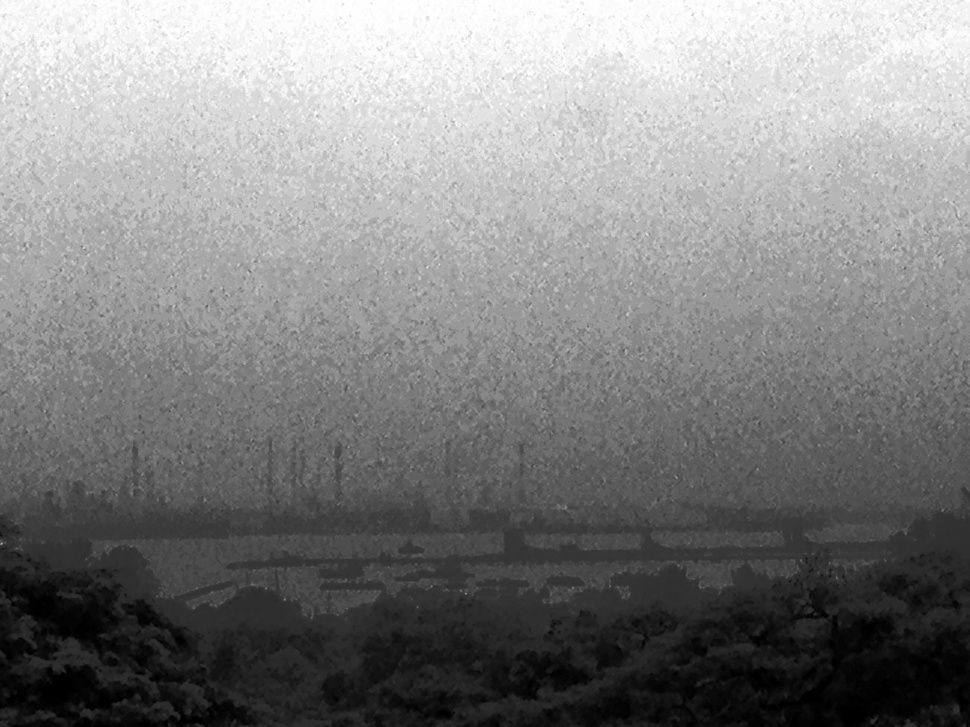
#> input picture editpic2.jpg, 970 x 727 px, shrunk from 1632 x 1224 before the run
$ python CS4243_Lab2.py
#> lines starting #> are read from the running program, lines starting #| are printed output that depends on the picture


import cv2
import numpy as np
from matplotlib import pyplot as plt #for plotting cdf


pic_name = "editpic2.jpg"

pic_original = cv2.imread(pic_name,0) #read image
#> pic_original is the input picture: shape (727, 970); min 0, max 255, mean 129.9

hist,bins = np.histogram(pic_original,256,[0,256])
#> hist = 256 values, max 5369 at index 251, min 1484 at index 211, mean 2754.6; bins = 257 values from 0 to 256
cdf = hist.cumsum()
#> cdf = 256 values from 2412 to 705190
cdf_m = np.ma.masked_equal(cdf,0)
cdf_m = (cdf_m - cdf_m.min())*255/(cdf_m.max()-cdf_m.min())
cdf = np.ma.filled(cdf_m,0).astype('uint8')
#> cdf = 256 values from 0 to 255
pic_editted = cdf[pic_original]
hist1,bins1 = np.histogram(pic_editted,256,[0,256])
#> hist1 = 256 values, max 5443 at index 202, min 0 at index 40, mean 2754.6; bins1 = 257 values from 0 to 256

#cv2.imwrite("edit" + pic_name, pic_editted) #write image

##########plot the graph
cdf_normalized = cdf * hist1.max()/ cdf.max()
#> cdf_normalized = 256 values, max 256.1 at index 13, min 0 at index 0, mean 128.8
plt.plot(cdf_normalized, color = 'g')
plt.hist(pic_editted.flatten(),256,[0,256], color = 'r')
plt.xlim([0,256])
plt.legend(('cdf'), loc = 'upper right')
plt.title('editpic2')
plt.show()
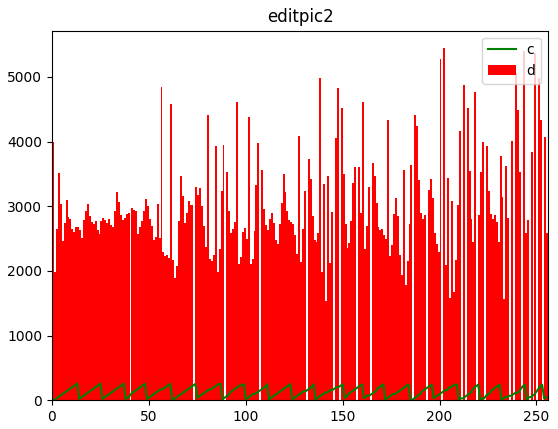
#> figure drawn by matplotlib, 1 panel; tallest bar 5443 high, from x = 202 to 203; curve peaks at x = 13, y = 256.1

$ run again, with editpic1.jpg copied over editpic2.jpg
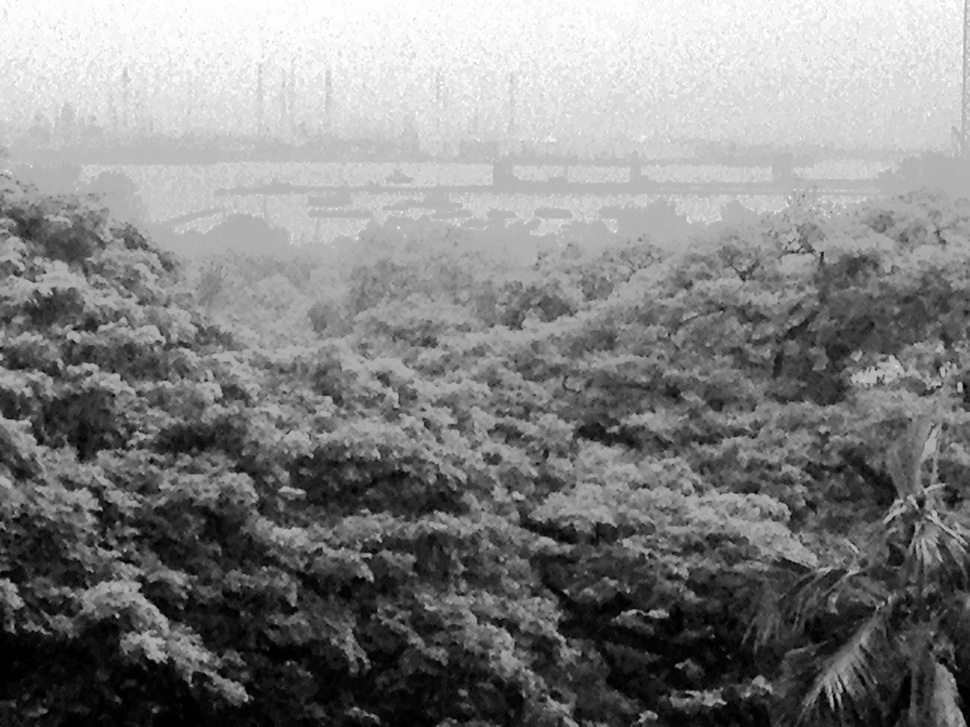
#> input picture editpic1.jpg, 970 x 727 px, shrunk from 1632 x 1224 before the run
#> pic_original is the input picture: shape (727, 970); min 0, max 255, mean 128.8
#> hist = 256 values, max 4870 at index 251, min 1497 at index 214, mean 2754.6; bins = 257 values from 0 to 256
#> `cdf = hist.cumsum()`: cdf = 256 values from 1981 to 705190
#> `cdf = np.ma.filled(cdf_m,0).astype('uint8')`: cdf = 256 values from 0 to 255
#> hist1 = 256 values, max 5357 at index 4, min 0 at index 5, mean 2754.6; bins1 = 257 values from 0 to 256
#> cdf_normalized = 256 values, max 256.2 at index 160, min 0 at index 0, mean 126
#> `plt.show()`:
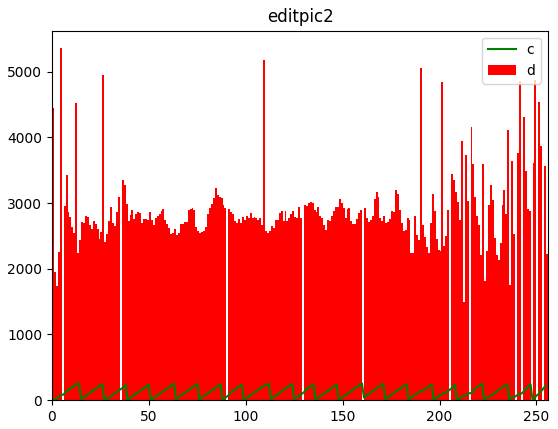
#> figure drawn by matplotlib, 1 panel; tallest bar 5357 high, from x = 4 to 5; curve peaks at x = 160, y = 256.2

$ run again, with editpic3.jpg copied over editpic2.jpg
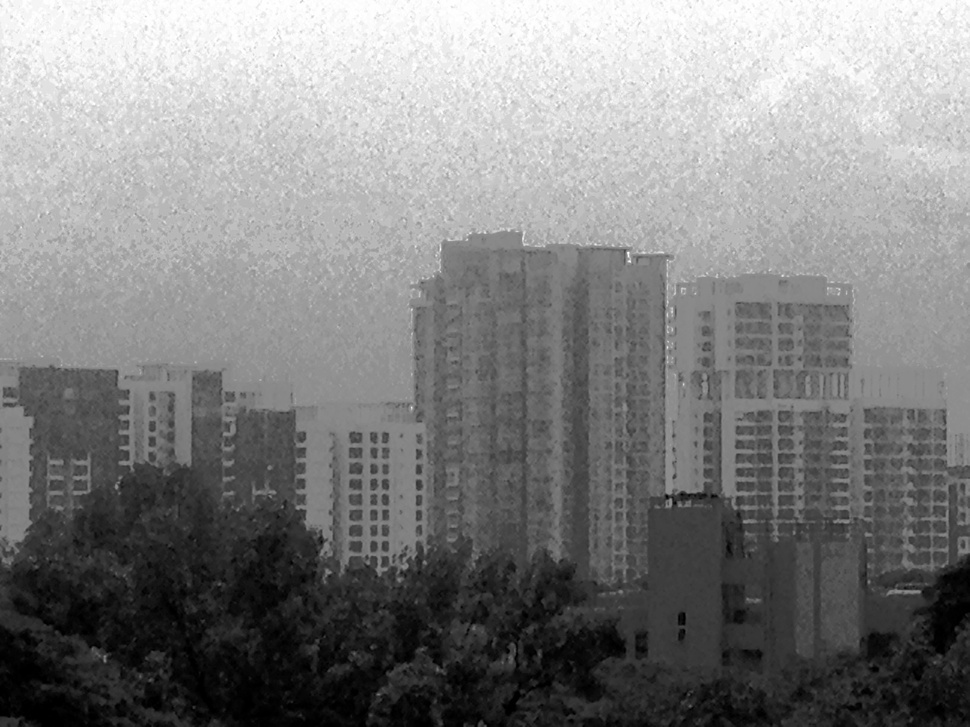
#> input picture editpic3.jpg, 970 x 727 px, shrunk from 1632 x 1224 before the run
#> pic_original is the input picture: shape (727, 970); min 0, max 255, mean 129
#> hist = 256 values, max 5608 at index 183, min 1245 at index 177, mean 2754.6; bins = 257 values from 0 to 256
#> `cdf = hist.cumsum()`: cdf = 256 values from 2529 to 705190
#> `cdf = np.ma.filled(cdf_m,0).astype('uint8')`: cdf = 256 values from 0 to 255
#> hist1 = 256 values, max 5608 at index 178, min 0 at index 10, mean 2754.6; bins1 = 257 values from 0 to 256
#> cdf_normalized = 256 values, max 256.2 at index 226, min 0 at index 0, mean 126.2
#> `plt.show()`:
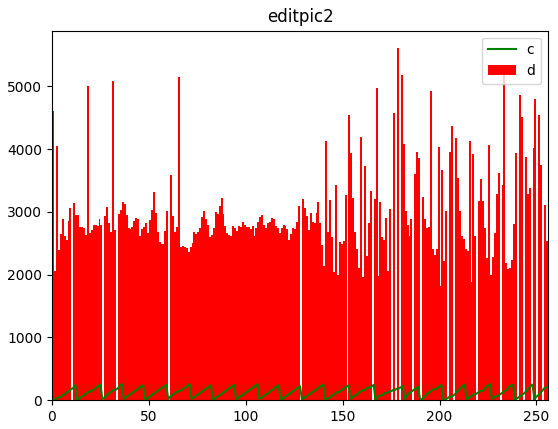
#> figure drawn by matplotlib, 1 panel; tallest bar 5608 high, from x = 178 to 179; curve peaks at x = 226, y = 256.2

$ run again, with editpic4.jpg copied over editpic2.jpg
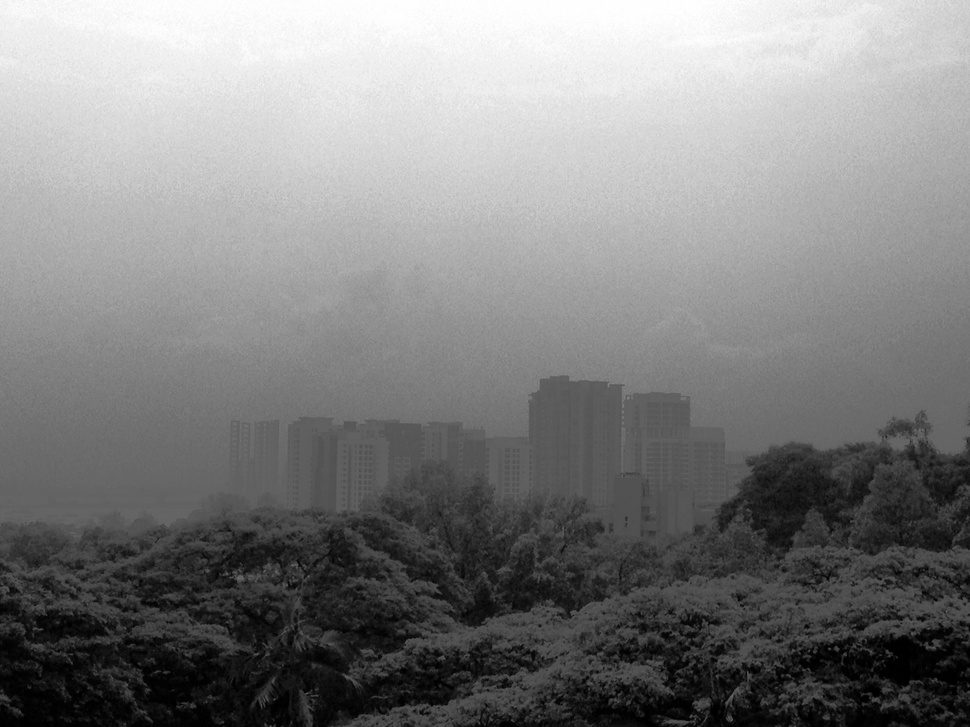
#> input picture editpic4.jpg, 970 x 727 px, shrunk from 1632 x 1224 before the run
#> pic_original is the input picture: shape (727, 970); min 0, max 255, mean 128.4
#> hist = 256 values, max 4418 at index 254, min 714 at index 255, mean 2754.6; bins = 257 values from 0 to 256
#> `cdf = hist.cumsum()`: cdf = 256 values from 1996 to 705190
#> `cdf = np.ma.filled(cdf_m,0).astype('uint8')`: cdf = 256 values from 0 to 255
#> hist1 = 256 values, max 5404 at index 245, min 0 at index 25, mean 2754.6; bins1 = 257 values from 0 to 256
#> cdf_normalized = 256 values, max 256.6 at index 97, min 0 at index 0, mean 128.6
#> `plt.show()`:
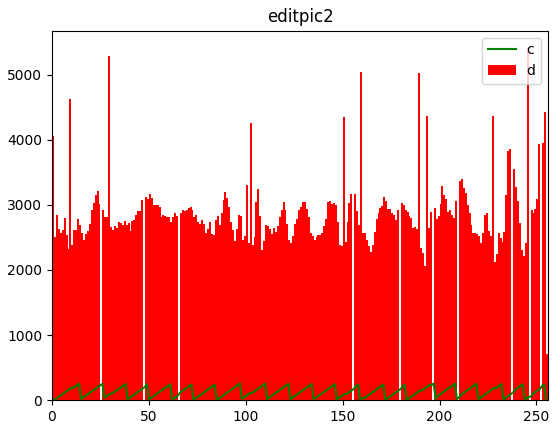
#> figure drawn by matplotlib, 1 panel; tallest bar 5404 high, from x = 245 to 246; curve peaks at x = 97, y = 256.6
